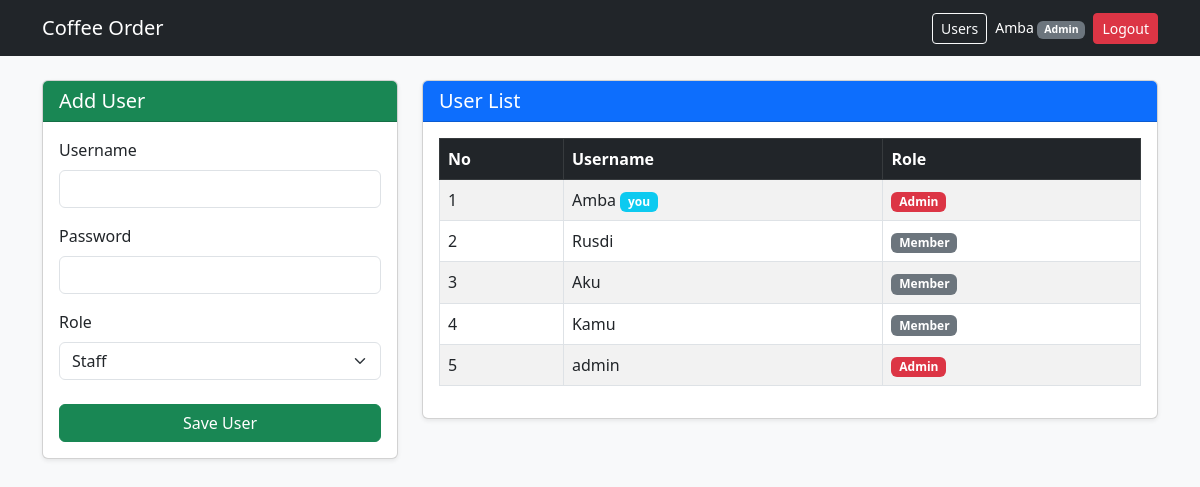
/users.php (signed in), run on the app's committed database.
### tables this page shows
CREATE TABLE `users` (
  `id` INT AUTO_INCREMENT PRIMARY KEY,
  `username` VARCHAR(50) NOT NULL UNIQUE,
  `password` VARCHAR(255) NOT NULL,
  `role` VARCHAR(20) NOT NULL DEFAULT 'Member'
);

### auth.php (called while the page is built, shortened)
<?php
function is_admin() {
    return isset($_SESSION['role']) && strcasecmp($_SESSION['role'], 'admin') === 0;
}
?>

### users.php (the view, shortened to what this page needs)
<?php
include 'auth.php';
include 'config.php';
$users = mysqli_query($conn, "SELECT id, username, role FROM users ORDER BY id");
?>
<!DOCTYPE html>
<html lang="en">
<head>
    <link href="https://cdn.jsdelivr.net/npm/bootstrap@5.3.0/dist/css/bootstrap.min.css" rel="stylesheet">
</head>
<body class="bg-light">
<?php include 'navbar.php'; ?>
<div class="container mt-4">
    <div class="row g-4">
        <div class="col-md-4">
            <div class="card shadow-sm">
                <div class="card-header bg-success text-white">
                    <h5 class="mb-0">Add User</h5>
                </div>
                <div class="card-body">
                    <form method="POST" action="">
                        <div class="mb-3">
                            <label for="username" class="form-label">Username</label>
                            <input type="text" class="form-control" id="username" name="username" required>
                        </div>
                        <div class="mb-3">
                            <label for="password" class="form-label">Password</label>
                            <input type="password" class="form-control" id="password" name="password" minlength="6" required>
                        </div>
                        <div class="mb-4">
                            <label for="role" class="form-label">Role</label>
                            <select class="form-select" id="role" name="role">
                                <option value="staff">Staff</option>
                            </select>
                        </div>
                        <div class="d-grid">
                            <button type="submit" name="add_user" class="btn btn-success">Save User</button>
                        </div>
                    </form>
                </div>
            </div>
        </div>
        <div class="col-md-8">
            <div class="card shadow-sm">
                <div class="card-header bg-primary text-white">
                    <h5 class="mb-0">User List</h5>
                </div>
                <div class="card-body">
                    <table class="table table-bordered table-striped align-middle">
                        <thead class="table-dark">
                            <tr>
                                <th>No</th>
                                <th>Username</th>
                                <th>Role</th>
                            </tr>
                        </thead>
                        <tbody>
                        <?php $no = 1; while ($u = mysqli_fetch_assoc($users)): ?>
                            <tr>
                                <td><?= $no++ ?></td>
                                <td>
                                    <?= htmlspecialchars($u['username']) ?>
                                    <?php if ($u['id'] == $_SESSION['user_id']): ?>
                                        <span class="badge bg-info">you</span>
                                    <?php endif; ?>
                                </td>
                                <td>
                                    <span class="badge <?= strtolower($u['role']) === 'admin' ? 'bg-danger' : 'bg-secondary' ?>">
                                        <?= htmlspecialchars($u['role']) ?>
                                    </span>
                                </td>
                            </tr>
                        <?php endwhile; ?>
                        </tbody>
                    </table>
                </div>
            </div>
        </div>
    </div>
</div>
</body>
</html>

### navbar.php (shortened to what this page needs)
<nav class="navbar navbar-dark bg-dark">
    <div class="container">
        <a class="navbar-brand" href="index.php">Coffee Order</a>
        <div class="d-flex align-items-center gap-2">
            <?php if (is_admin()): ?>
                <a href="users.php" class="btn btn-outline-light btn-sm">Users</a>
            <?php endif; ?>
            <?php if(isset($_SESSION['user_id'])){
                ?>
                <span class="text-white small">
                    <?= htmlspecialchars($_SESSION['username']) ?>
                    <span class="badge bg-secondary"><?= $_SESSION['role'] ?></span>
                </span>
                <a href="logout.php" class="btn btn-danger btn-sm">Logout</a>
            <?php
            } else{
                ?>
                <a href="login.php" class="btn btn-outline-light btn-sm">Login</a>
            <?php
            }   ?>
        </div>
    </div>
</nav>

### data on the page
users: username "Amba", shows "you", role "Admin"
users: username "Rusdi", role "Member"
users: username "Aku", role "Member"
users: username "Kamu", role "Member"
users: username "admin", role "Admin"

### other printed values
$_SESSION['username'] "Amba"
$_SESSION['role'] "Admin"
